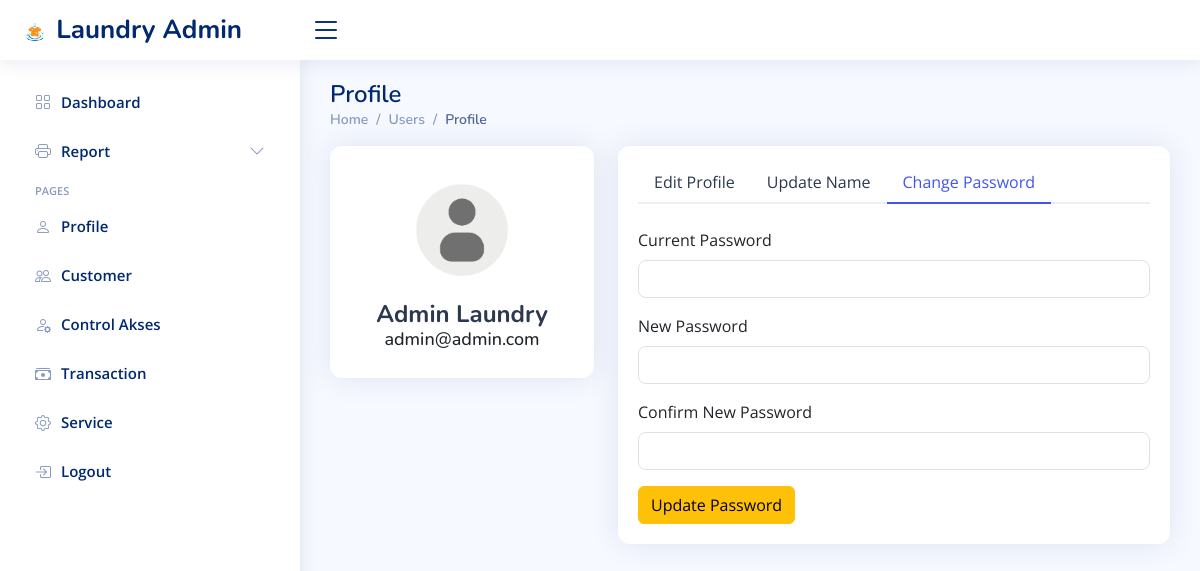
Page /dashboard.php?page=profile (signed in) on the earlier database version.
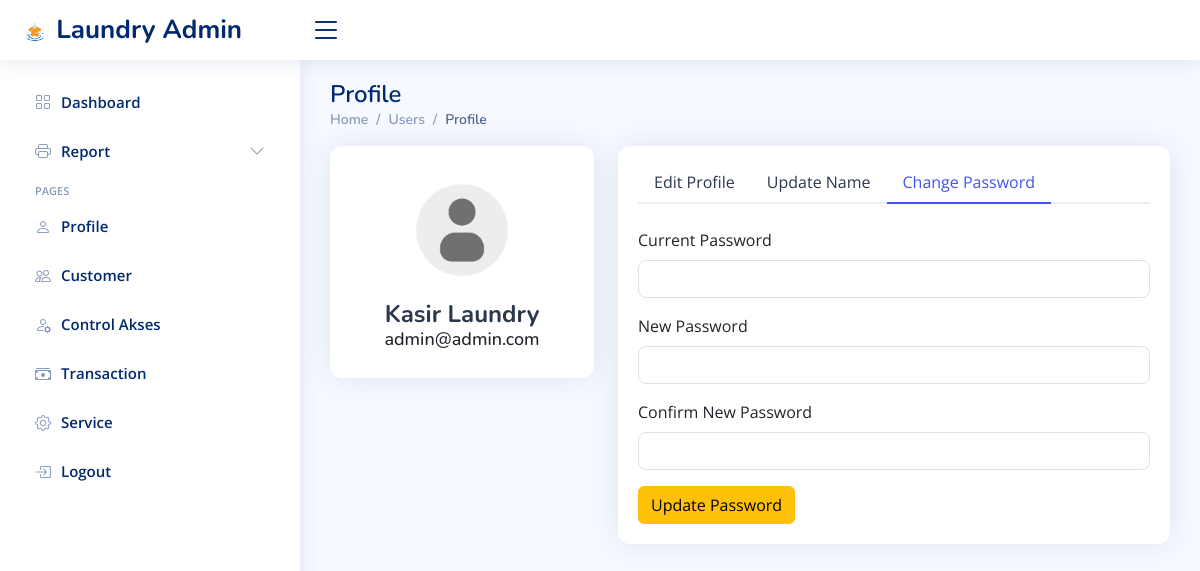
Same page on the later database version.
### tables this page shows
CREATE TABLE `user` (
  `id` int(11) NOT NULL,
  `id_level` int(11) NOT NULL,
  `name` varchar(50) NOT NULL,
  `email` varchar(50) NOT NULL,
  `password` varchar(100) NOT NULL,
  `created_at` timestamp NOT NULL DEFAULT current_timestamp() ON UPDATE current_timestamp(),
  `updated_at` timestamp NULL DEFAULT NULL
);

### content/profile.php (the view, shortened to what this page needs)
<?php
require_once 'koneksi.php';
$id_user = $_SESSION['ID_USER'];
$stmt = $koneksi->prepare("SELECT name, email FROM user WHERE id = ?");
$stmt->bind_param("i", $id_user);
$stmt->execute();
$result = $stmt->get_result();
$user = $result->fetch_assoc();
?>
<div class="pagetitle">
    <h1>Profile</h1>
    <nav>
        <ol class="breadcrumb">
            <li class="breadcrumb-item"><a href="index.html">Home</a></li>
            <li class="breadcrumb-item">Users</li>
            <li class="breadcrumb-item active">Profile</li>
        </ol>
    </nav>
</div>
<section class="section profile">
    <div class="row">
        <div class="col-xl-4">
            <div class="card">
                <div class="card-body profile-card pt-4 d-flex flex-column align-items-center">
                    <img src="assets/img/profile-img.jpg" alt="Profile" class="rounded-circle">
                    <h2><?php echo htmlspecialchars($user['name']); ?></h2>
                    <h3><?php echo htmlspecialchars($user['email']); ?></h3>
                </div>
            </div>
        </div>
        <div class="col-xl-8">
            <div class="card">
                <div class="card-body pt-3">
                    <ul class="nav nav-tabs nav-tabs-bordered" role="tablist">
                        <li class="nav-item" role="presentation">
                            <button class="nav-link" data-bs-toggle="tab" data-bs-target="#profile-edit"
                                aria-selected="false" role="tab" tabindex="-1">Edit Profile</button>
                        </li>
                        <li class="nav-item" role="presentation">
                            <button class="nav-link" data-bs-toggle="tab" data-bs-target="#profile-settings"
                                aria-selected="false" role="tab" tabindex="-1">Update Name</button>
                        </li>
                        <li class="nav-item" role="presentation">
                            <button class="nav-link active" data-bs-toggle="tab"
                                data-bs-target="#profile-change-password" aria-selected="true" role="tab">Change
                                Password</button>
                        </li>
                    </ul>
                    <div class="tab-content pt-2">
                        <div class="tab-pane fade pt-3 active show" id="profile-change-password" role="tabpanel">
                            <form method="POST" action="">
                                <div class="mb-3">
                                    <label for="current_password" class="form-label">Current Password</label>
                                    <input type="password" class="form-control" id="current_password"
                                        name="current_password" required>
                                </div>
                                <div class="mb-3">
                                    <label for="new_password" class="form-label">New Password</label>
                                    <input type="password" class="form-control" id="new_password" name="new_password"
                                        required>
                                </div>
                                <div class="mb-3">
                                    <label for="confirm_password" class="form-label">Confirm New Password</label>
                                    <input type="password" class="form-control" id="confirm_password"
                                        name="confirm_password" required>
                                </div>
                                <button type="submit" name="update_password" class="btn btn-warning">Update
                                    Password</button>
                            </form>
                        </div>
                    </div>
                </div>
            </div>
        </div>
    </div>
</section>

Differences in the rows shown:
changed user "admin@admin.com": name "Admin Laundry" → "Kasir Laundry"
